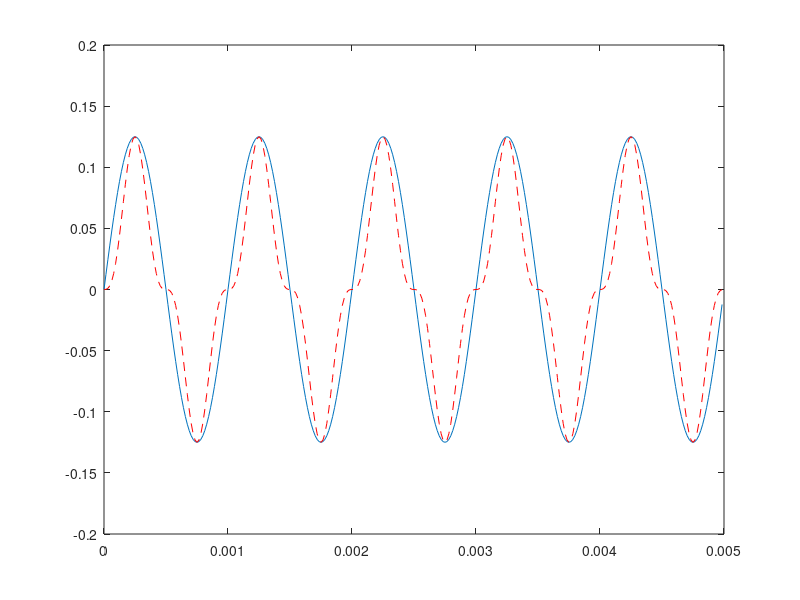
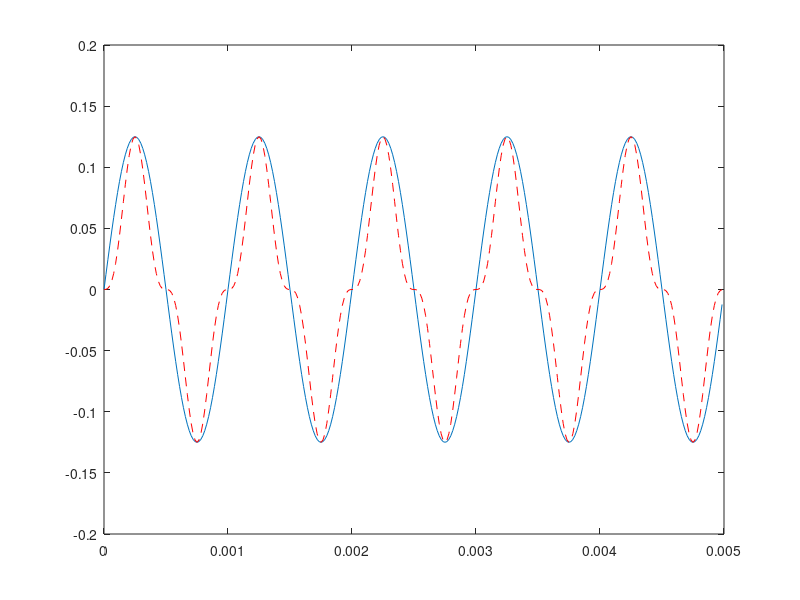

These figures' MATLAB source, in order:
T = 1e-3;
ppp = 64;       % points per period
Nper = 5;      % num periods
Nt = ppp*Nper;
dt = T*Nper/Nt;
% af = exp(round(log(dt)));
% dt = dt + af;
t = 0:dt:T*Nper-dt;


u = (sin(2*pi/T*t)*0.5);
y = (u.^3);

figure(1);
plot(t, u/max(u)*max(y));
hold on;
plot(t, y, '--r');
hold off;

w = 16;
s = 1;
nf = 0;
f = w-s-nf;
u_q = round(u*2^f)./2^f;
y2 = (u_q.^3);

figure(2);
plot(t,u_q/max(u_q)*max(y2));
hold on;
plot(t,y2,'--r');
hold off;

u_out = u_q*2^f;
u_sub = u_out(1:ppp);
if ~isequal(u_out,repmat(u_sub,1,Nper))
  keyboard
end

% pack hex string representations of data
data = zeros(length(u_sub),1);
for i=1:length(u_sub)
  if u_sub(i) >= 0
    data(i) = u_sub(i);
  else
    
    tmp = dec2bin(-u_sub(i),w) == '1';
    fmts_inv = '';
    for j = 1:w
      fmts_inv = strcat(fmts_inv, '%d');
    end
    ones_c = num2str(~tmp,fmts_inv);
    ones_c_num = bin2dec(ones_c);
    twos_c_num = ones_c_num+1;
%     twos_c = dec2bin(twos_c_num,w)=='1';
    data(i) = twos_c_num;
    
  end
end

% format and write data to a file
fmtstr = sprintf('%%%dd\t:\t%%0%dX;', ceil(log10(length(data))), w/4);
data_out = num2str([(0:(length(u_sub)-1)).' data], fmtstr);
dlmwrite('sin_data.txt', data_out, '');

